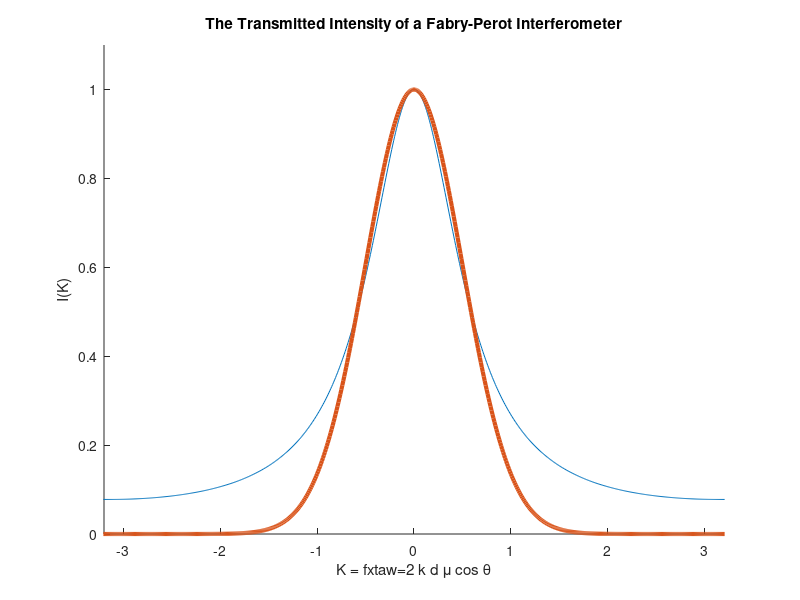

Write MATLAB code to recreate this figure.
close all
clear all
visible = 'on'; %% Figure could be visible or not

 K = -10:0.01:10;
% r1 = 0.75;
% F = 4 * r1^2 / (1 - r1^2)^2;
% I1 = 1 ./ (1 + F * sin(K /2).^2);
% figure(1)
% 
% plot(K , I1 , 'linewidth' , 2 , 'color' , [0.8 , 0.1 ,0.8]);
% grid on
% hold on
% r2 = 0.85;
% F = 4 * r2^2 / (1 - r2^2)^2;
% I2 = 1 ./ (1 + F * sin(K /2).^2);

%plot(K , I2 , 'linewidth' , 2 , 'color' , [0.1 , 0.7 ,0.7]);
hold all
r3 = 0.751;
F = 4 * r3^2 / (1 - r3^2)^2;
I3 = 1 ./ (1 + F * sin(K /2).^2);

plot(K , I3 );
axis([-3.2,3.2, 0 , 1.1]);
xlabel('K = fxtaw=2 k d \mu cos \theta');
ylabel('I(K)');
title('The Transmitted Intensity of a Fabry-Perot Interferometer');
hold all;
f=(1*gaussmf(K, [0.5 0]));
plot(K,f,'LineWidth',3);
% 
% figure;m = (0:100)';
% f = K*3e08 / (2*15e-03);
% T = 1 ./ (1+314.*(sin((2*pi.*15e-03.*f) / 3e08)) .^2);
% plot (f, T);

% figure(2)
% r11=.5:.005:.99;
% FF = 3.14 * sqrt(r11) ./ (1 - r11);
% plot(r11,FF)
% xlabel('Mirror Reflectivity R');
% ylabel('Finesse FR');
% title('Reflectivity Finesse versus Mirorr Reflectivity R');
% grid on
% figure(3)
% FFC = 4 * r11.^2 ./ (1 - r11.^2).^2;
% plot(r11,FFC)
% ylim([-20 800]) 
% xlabel('Mirror Reflectivity R');
% ylabel('Contrast Factor FFC');
% title('Contast Factor versus Mirorr Reflectivity R');
% grid on


